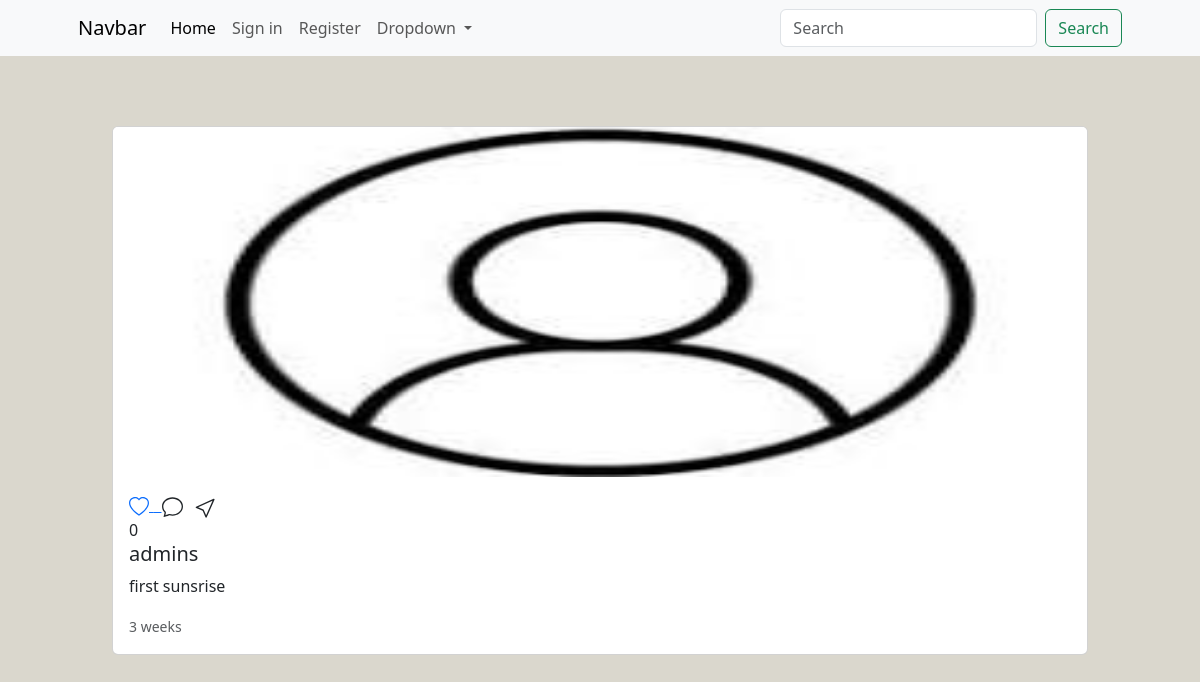
Screenshot of /post/15/ with the database file from the repository.
### main/models.py (models this page shows, shortened)
class Post(models.Model):
    user = models.ForeignKey(User,on_delete=models.CASCADE)
    image = models.ImageField(upload_to='posts/')
    caption = models.TextField(blank=True)
    create_at = models.DateTimeField(auto_now_add=True)
    likes = models.IntegerField(default=0)

### main/views.py (the view)
# urls.py: path('post/<int:post_id>/',views.post_detail,name='post_detail'),
def post_detail(request,post_id):
    post = Post.objects.get(id=post_id)
    if request.user.is_authenticated:
        liked = Like.objects.filter(user=request.user,post=post)
        context = {"post":post,'liked':liked}
        return render(request,'post.html',context)
    else:
        context = {"post":post}
        return render(request,'post.html',context)

### templates/post.html (shortened to what this page needs)
{% extends 'partial/main.html' %}
{% load static %}
{% block content %}
<div class="container">
    <div class="row">
        <div class="col-12">
            <div class="ion">
                <div class="card mb-2 col-sm-12 ">
                    <img src="{{post.image.url}}" class="card-img-top" alt="...">
                    <div class="card-body">
                        <div class="run">
                            {% if liked %}
                            <a href="{% url 'like_detail' post.id %}">
                                <svg xmlns="http://www.w3.org/2000/svg" width="20" height="20" fill="currentColor" class="bi bi-heart-fill" viewBox="0 0 16 16">
                                    <path fill-rule="evenodd" d="M8 1.314C12.438-3.248 23.534 4.735 8 15-7.534 4.736 3.562-3.248 8 1.314"/>
                                </svg> &nbsp;
                            </a>
                            {% else%}
                            <a href="{% url 'like_detail' post.id %}">
                            </a>
                            {% endif %}
                        </div>
                        {{post.likes}}
                      <h5 class="card-title">{{post.user}}</h5>
                      <p class="card-text">{{post.caption}}</p>
                      <p class="card-text"><small class="text-body-secondary">{{post.create_at|timesince}}</small></p>
                    </div>
                </div>
            </div>
        </div>
    </div>
</div>
{% endblock %}

### static/css/style.css (style rules this page uses)
.ion { margin: 40px; padding: 30px; display: flex; justify-content: center; }
.ion img { height: 350px; }
.body { background-color: #dad7cd; }

### rows the page displays
Post: image (picture), likes "0", user "admins", caption "first sunsrise", create_at "3 weeks"
